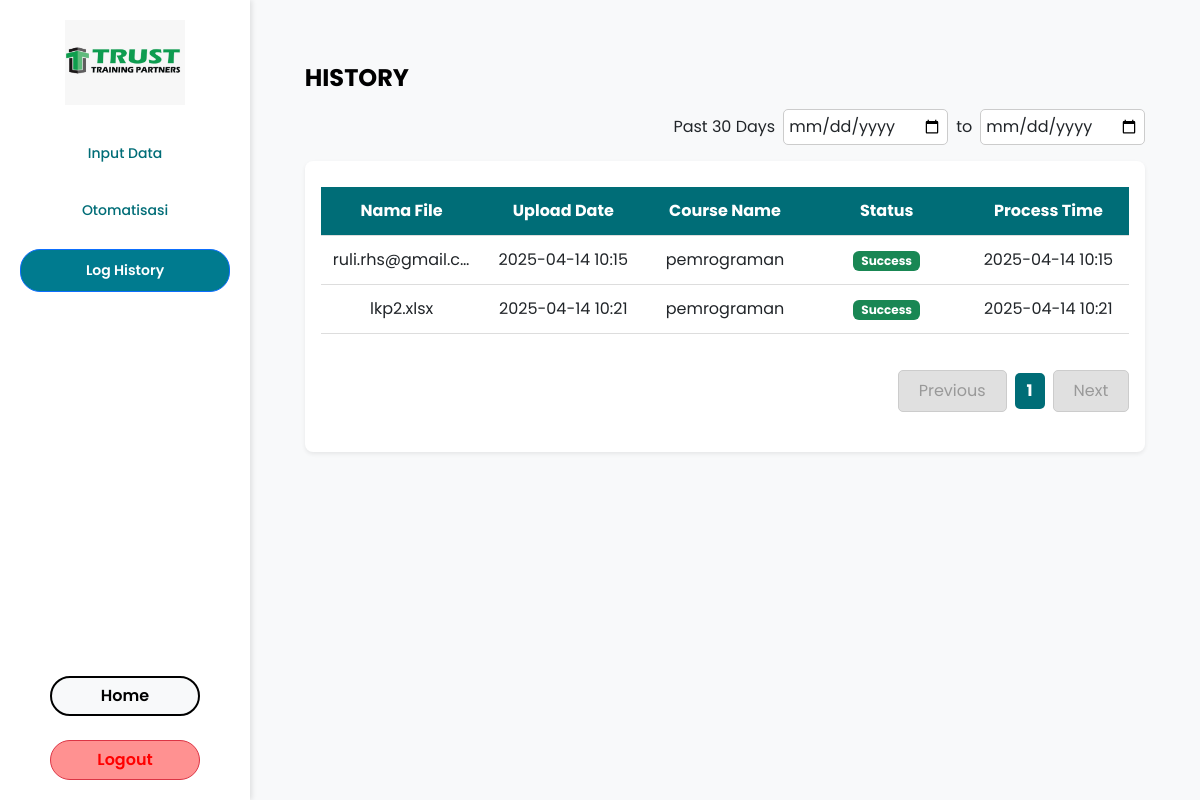
The app's page /log-history/ (signed in), older data.
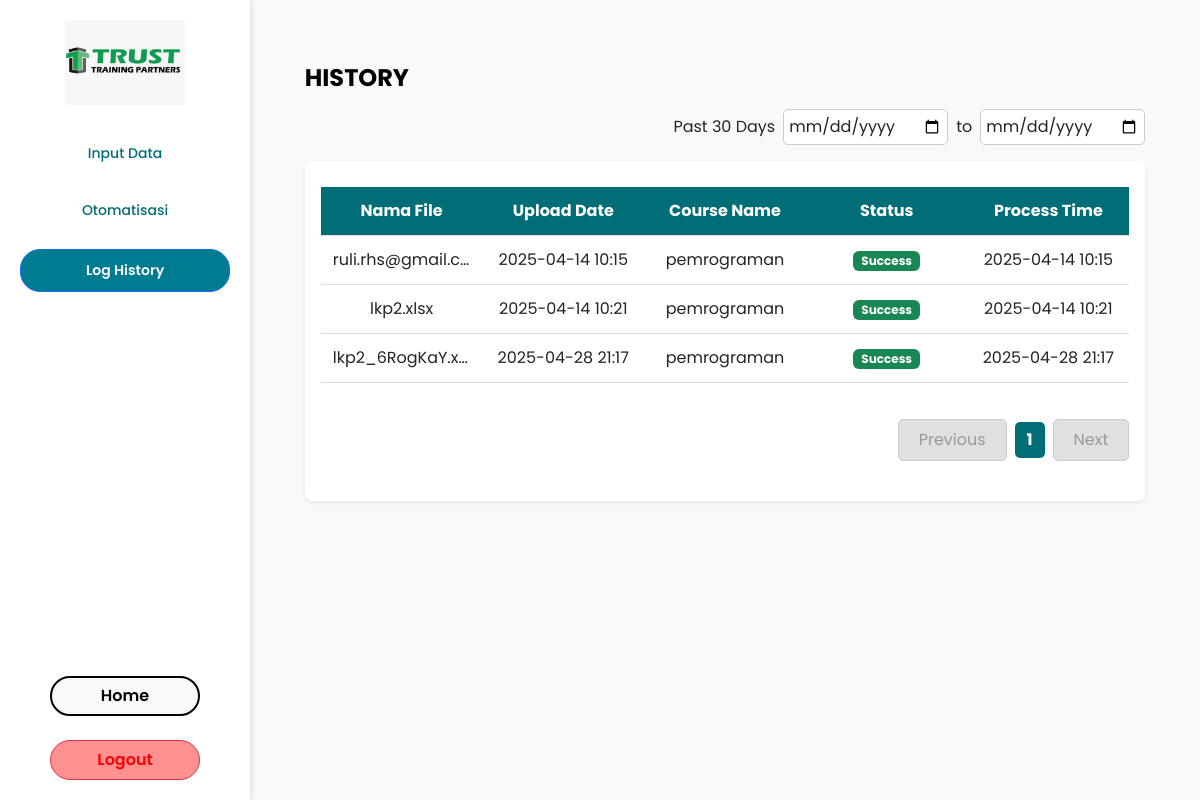
The same page, newer data.
### automation/models.py (models this page shows, shortened)
class LogHistory(models.Model):
    name = models.CharField(max_length=255)  # Ini akan menyimpan nama file
    upload_date = models.DateTimeField(default=timezone.now)
    course_name = models.CharField(max_length=255)
    status = models.CharField(max_length=20, default='Success')
    process_time = models.DateTimeField(default=timezone.now)

### automation/views.py (the view)
# urls.py: path("log-history/", automation.log_history, name="log_history"),
@login_required(login_url="login")
def log_history(request):
    logs = LogHistory.objects.all()
    for log in logs:
        log.local_time = localtime(log.upload_date).strftime("%d %b %Y %H:%M")
    return render(request, "log_history.html", {"logs": logs})

### automation/templates/log_history.html (shortened to what this page needs)
{% extends 'base.html' %}
{% load static %}
{% block extra_css %}
<link rel="stylesheet" type="text/css" href="{% static 'style/log_history.css' %}">
<link rel="stylesheet" href="https://cdnjs.cloudflare.com/ajax/libs/font-awesome/6.4.2/css/all.min.css">
<link rel="stylesheet" href="https://cdn.jsdelivr.net/npm/sweetalert2@11/dist/sweetalert2.min.css">
{% endblock %}
{% block content %}
<div class="container mt-4">
    <h2 class="fw-bold">HISTORY</h2>
    <div class="d-flex justify-content-end mt-3">
        <label class="me-2">Past 30 Days</label>
        <input type="date" id="start-date" class="form-control w-auto">
        <span class="mx-2">to</span>
        <input type="date" id="end-date" class="form-control w-auto">
    </div>
    <div class="card shadow-sm mt-3">
        <div class="card-body">
            <div class="table-responsive">
                <table class="table table-hover">
                    <thead class="border-bottom bg-teal text-white">
                        <tr class="text-center">
                            <th>Nama File</th>
                            <th>Upload Date</th>
                            <th>Course Name</th>
                            <th>Status</th>
                            <th>Process Time</th>
                        </tr>
                    </thead>
                    <tbody id="table-body">
                        {% for log in logs %}
                        <tr class="text-center" data-match="true">
                            <td>{{ log.name }}</td>
                            <td class="upload-date">{{ log.upload_date|date:"Y-m-d H:i" }}</td>
                            <td>{{ log.course_name }}</td>
                            <td>
                                <span class="badge bg-{% if log.status == 'Success' %}success{% else %}danger{% endif %}">
                                    {{ log.status }}
                                </span>
                            </td>
                            <td>{{ log.process_time|date:"Y-m-d H:i" }}</td>
                        </tr>
                        {% empty %}
                        <tr class="text-center">
                            <td colspan="5">No history available</td>
                        </tr>
                        {% endfor %}
                    </tbody>
                </table>
            </div>
            <div class="pagination-container mb-4">
                <button class="btn-pagination prev-btn" disabled>Previous</button>
                <span class="pagination-number">1</span>
                <button class="btn-pagination next-btn">Next</button>
            </div>
        </div>
    </div>
</div>
{% endblock %}

Row changes from the older to the newer data that the page shows:
added LogHistory: name "lkp2_6RogKaY.x…", upload_date "2025-04-28 21:17", course_name "pemrograman", status "Success", process_time "2025-04-28 21:17"
